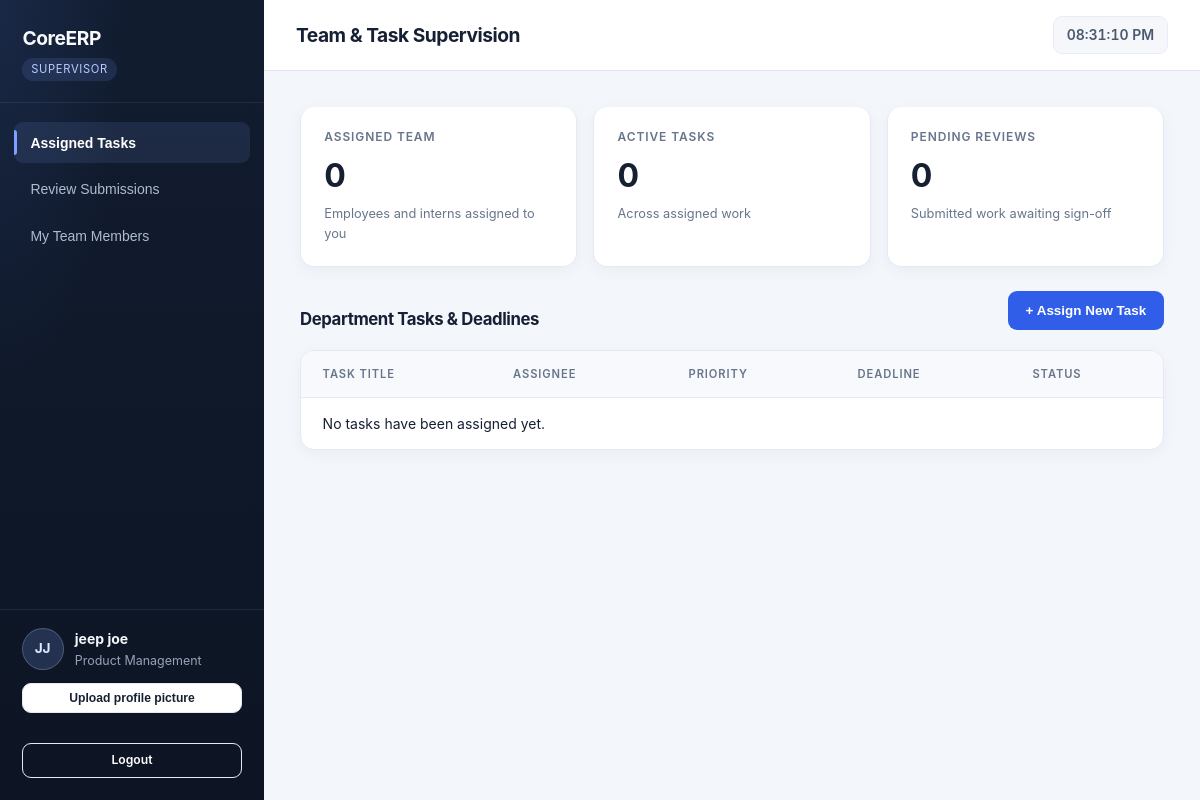
Page /epr/supervisor/ (signed in) on the committed database.
### signup/models.py (models this page shows, shortened)
class User(models.Model):
    ROLE_CHOICES = [
        ('Admin', 'Admin'),
        ('HR', 'HR'),
        ('Intern', 'Intern'),
        ('Employee', 'Employee'),
        ('Supervisor', 'Supervisor'),
    ]
    DEPARTMENT_CHOICES = [
        ('Software Engineering', 'Software Engineering'),
        ('IT Support & Service Desk', 'IT Support & Service Desk'),
        ('Cyber Security', 'Cyber Security'),
        ('Data Science & Analytics', 'Data Science & Analytics'),
        ('Cloud & Infrastructure', 'Cloud & Infrastructure'),
        ('Product Management', 'Product Management'),
    ]
    fullName = models.CharField(max_length=100)
    email = models.EmailField(unique=True)
    role = models.CharField(max_length=20, choices=ROLE_CHOICES)
    department = models.CharField(max_length=50, choices=DEPARTMENT_CHOICES)
    password = models.CharField(max_length=128)
    date_joined = models.DateField(auto_now_add=True, null=True, blank=True)
    mentor = models.ForeignKey(
        "self",
        null=True,
        blank=True,
        on_delete=models.SET_NULL,
        related_name="mentees",
    )

### supervisor/views.py (the view, shortened to what this page needs)
# urls.py: path('epr/supervisor/', include('supervisor.urls')),
def supervisor(request):
    user_obj = User.objects.filter(
        pk=request.session.get("user_id"),
        role__iexact="Supervisor",
    ).first()
    if user_obj is None:
        return redirect("access_denied")
    tasks = Task.objects.filter(
        assigned_by=user_obj,
        assigned_to__mentor=user_obj,
    ).select_related("assigned_to")
    members = User.objects.filter(
        role__in=["Employee", "Intern"],
        mentor=user_obj,
    ).order_by("fullName")
    submissions = TaskSubmission.objects.filter(
        task__assigned_by=user_obj,
        task__assigned_to__mentor=user_obj,
    ).select_related("task", "employee")
    team_members = members
    today = timezone.localdate()
    team_stats = []
    return render(
        request,
        "supervisor_dashboard.html",
        {
            "user_obj": user_obj,
            "tasks": tasks,
            "members": members,
            "submissions": submissions,
            "pending_submissions": submissions.filter(status="Submitted").count(),
            "team_stats": team_stats,
            "team_count": team_stats.__len__(),
            "active_task_count": tasks.exclude(status="Approved").count(),
        },
    )

### templates/supervisor_dashboard.html (shortened to what this page needs)
{% load static %}
<!DOCTYPE html>
<html lang="en">
<head>
    <link rel="stylesheet" href="{% static 'css/styles.css' %}" />
    <link rel="stylesheet" href="{% static 'css/supervisor-dashboard.css' %}" />
</head>
<body class="page-supervisor">
    <div class="app-shell">
        <aside class="sidebar" id="sidebar">
            <header class="sidebar-header">
                <div>
                    <p class="sidebar-logo">CoreERP</p>
                    <span class="role-pill">{{ user_obj.role|default:"Supervisor" }}</span>
                </div>
            </header>
            <nav class="sidebar-navigation" aria-label="Primary navigation">
                <ul class="sidebar-nav">
                    <li><button class="nav-link active" data-tab-target="sup-tasks">Assigned Tasks</button></li>
                    <li><button class="nav-link" data-tab-target="sup-submissions">Review Submissions</button></li>
                    <li><button class="nav-link" data-tab-target="sup-team">My Team Members</button></li>
                </ul>
            </nav>
            <footer class="sidebar-footer">
                <div class="sidebar-profile">
                    <div class="profile-avatar" aria-hidden="true">
                        <span data-profile-initials>SM</span>
                    </div>
                    <div class="profile-details">
                        <strong>{{ user_obj.fullName|default:"User" }}</strong>
                        <p class="sidebar-meta">{{ user_obj.department|default:"Department" }}</p>
                    </div>
                </div>
                <button type="button" class="btn btn-outline btn-sm profile-picture-button"
                    data-profile-picture-trigger aria-controls="supervisorProfilePicture">Upload profile picture</button>
                <p class="profile-picture-feedback" data-profile-picture-feedback role="status"
                    aria-live="polite"></p>
                <a href="/" class="btn btn-outline btn-sm sidebar-logout">Logout</a>
            </footer>
        </aside>
        <div class="main-area">
            <header class="topbar">
                <div class="topbar-left">
                    <h1 class="topbar-title">Team &amp; Task Supervision</h1>
                </div>
                <div class="topbar-right">
                    <span class="live-clock" data-live-clock>--:--:--</span>
                </div>
            </header>
            <main class="content-container">
                <section class="stats-grid" aria-label="Team metrics">
                    <article class="stat-card">
                        <h3 class="stat-label">Assigned Team</h3>
                        <p class="stat-value">{{ team_count }}</p>
                        <p class="stat-meta">Employees and interns assigned to you</p>
                    </article>
                    <article class="stat-card">
                        <h3 class="stat-label">Active Tasks</h3>
                        <p class="stat-value">{{ active_task_count }}</p>
                        <p class="stat-meta">Across assigned work</p>
                    </article>
                    <article class="stat-card">
                        <h3 class="stat-label">Pending Reviews</h3>
                        <p class="stat-value">{{ pending_submissions }}</p>
                        <p class="stat-meta">Submitted work awaiting sign-off</p>
                    </article>
                </section>
                <section class="tab-section active" id="sup-tasks" aria-label="Assigned tasks">
                    <div class="section-header">
                        <h2>Department Tasks &amp; Deadlines</h2>
                        <button class="btn btn-primary" data-modal-open="assignTaskModal">+ Assign New Task</button>
                    </div>
                    <section class="card" aria-label="Department tasks and deadlines">
                        <div class="table-responsive">
                            <table>
                                <thead>
                                    <tr>
                                        <th>Task Title</th>
                                        <th>Assignee</th>
                                        <th>Priority</th>
                                        <th>Deadline</th>
                                        <th>Status</th>
                                    </tr>
                                </thead>
                                <tbody>
                                    {% for task in tasks %}
                                    <tr>
                                        <td>{{ task.title }}</td>
                                        <td>{{ task.assigned_to.fullName }}</td>
                                        <td><span class="badge badge-{% if task.priority == 'high' %}danger{% elif task.priority == 'medium' %}warning{% else %}info{% endif %}">{{ task.get_priority_display }}</span></td>
                                        <td>{{ task.deadline|date:"Y-m-d" }}</td>
                                        <td><span class="badge badge-info">{{ task.status }}</span></td>
                                    </tr>
                                    {% empty %}
                                    <tr>
                                        <td colspan="5">No tasks have been assigned yet.</td>
                                    </tr>
                                    {% endfor %}
                                </tbody>
                            </table>
                        </div>
                    </section>
                </section>
            </main>
        </div>
    </div>
</body>
</html>

### static/css/supervisor-dashboard.css (style rules this page uses)
.page-supervisor .section-header { align-items: flex-end; }

### rows in the picture
User: role "SUPERVISOR", fullName "jeep joe", department "Product Management"

### other values in the picture
{{ team_count }} "0"
{{ active_task_count }} "0"
{{ pending_submissions }} "0"
